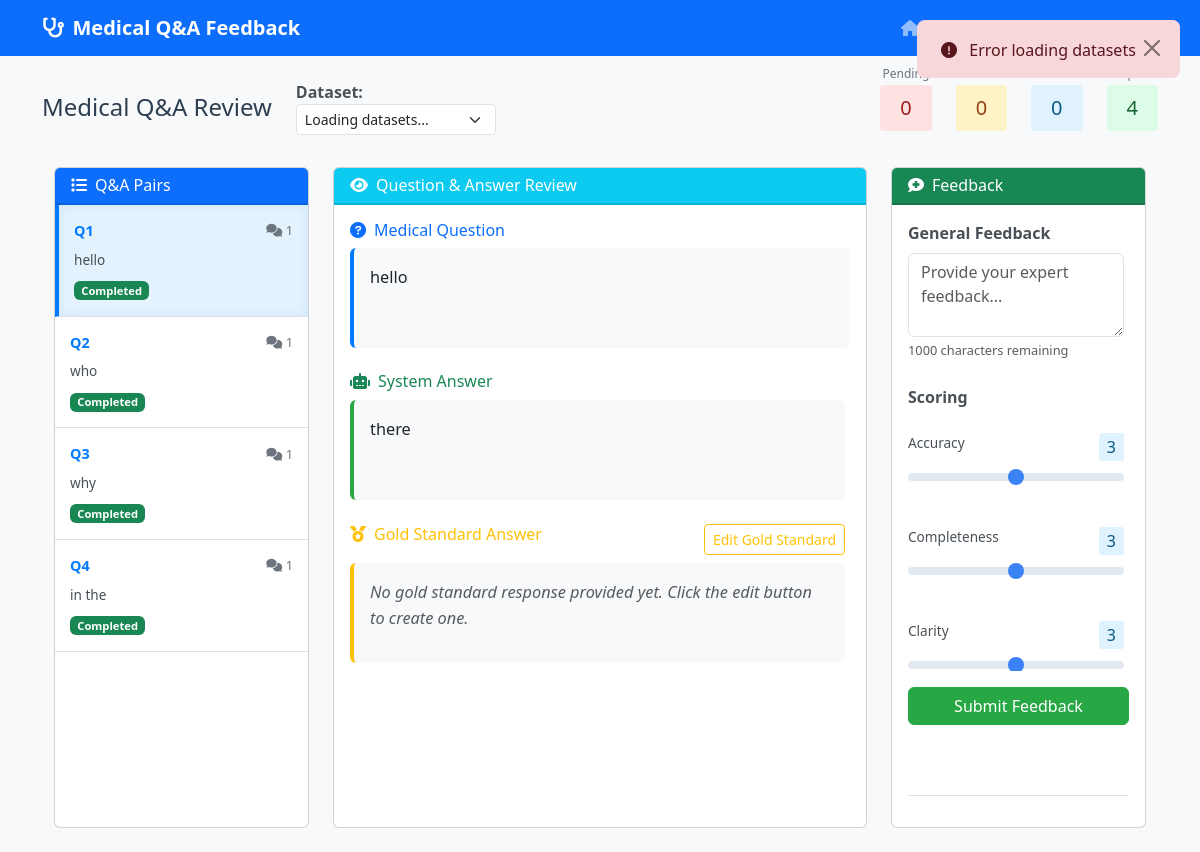
Page / (signed in) on the committed database.
### models.py (models this page shows, shortened)
class QuestionAnswerPair(db.Model):
    id = db.Column(db.Integer, primary_key=True)
    dataset_id = db.Column(db.Integer, db.ForeignKey('dataset.id'), nullable=False)
    question_text = db.Column(db.Text, nullable=False)
    system_answer_text = db.Column(db.Text, nullable=False)
    original_qa_id = db.Column(db.String(255), nullable=True)  # User-provided ID
    created_at = db.Column(db.DateTime, default=datetime.utcnow)
    feedback = db.relationship('Feedback', backref='qa_pair', lazy=True)

### routes.py (the view)
    @app.route('/')
    @app.route('/dataset/<int:dataset_id>')
    @login_required
    def index(dataset_id=None):
        user_datasets = current_user.accessible_datasets
        if not user_datasets:
            flash('You do not have access to any datasets. Please contact an administrator.', 'warning')
            return render_template('index.html', qa_pairs=[], datasets=[], current_dataset=None)
        if dataset_id is None:
            dataset_id = user_datasets[0].id
        else:
            if not current_user.has_dataset_access(dataset_id):
                flash('You do not have access to this dataset.', 'error')
                return redirect(url_for('index'))
        current_dataset = Dataset.query.get_or_404(dataset_id)
        qa_pairs = QuestionAnswerPair.query.filter_by(dataset_id=dataset_id).order_by(QuestionAnswerPair.created_at.desc()).all()
        qa_pairs_with_user_feedback = []
        for qa in qa_pairs:
            user_feedback = [f for f in qa.feedback if f.user_id == current_user.id]
            qa.user_feedback_count = len(user_feedback)
            qa.user_has_gold_standard = any(f.gold_standard_answer for f in user_feedback)
            qa_pairs_with_user_feedback.append(qa)
        return render_template('index.html', qa_pairs=qa_pairs_with_user_feedback, datasets=user_datasets, current_dataset=current_dataset)

### templates/index.html (shortened to what this page needs)
{% extends "base.html" %}
{% block content %}
<div class="row mb-3">
    <div class="col-12">
        <div class="d-flex justify-content-between align-items-center mb-3">
            <div class="d-flex align-items-center gap-4">
                <h4 class="mb-0">Medical Q&A Review</h4>
                <div class="dataset-selector">
                    <label for="dataset-select" class="form-label mb-0 me-2">Dataset:</label>
                    <select id="dataset-select" class="form-select form-select-sm" style="width: 200px;">
                        <option value="">Loading datasets...</option>
                    </select>
                </div>
            </div>
            <div class="d-flex gap-4">
                <div class="status-count status-pending" id="pending-count">0</div>
                <div class="status-count status-gold" id="gold-count">0</div>
                <div class="status-count status-feedback" id="feedback-count">0</div>
                <div class="status-count status-completed" id="completed-count">0</div>
            </div>
        </div>
    </div>
</div>
<div class="row h-100">
    <div class="col-md-3">
        <div class="card h-100">
            <div class="card-header bg-primary text-white">
                <h6 class="mb-0">
                    <i class="fas fa-list me-2"></i>Q&A Pairs
                </h6>
            </div>
            <div class="card-body p-0">
                <div class="qa-list-container">
                    {% if qa_pairs %}
                        {% for qa in qa_pairs %}
                            <div class="qa-list-item {% if loop.first %}active{% endif %}"
                                 data-qa-id="{{ qa.id }}">
                                <div class="qa-item-header">
                                    <span class="qa-number">Q{{ qa.id }}</span>
                                    <span class="feedback-count">
                                        <i class="fas fa-comments"></i> {{ qa.user_feedback_count }}
                                    </span>
                                </div>
                                <div class="qa-item-preview">
                                    {{ qa.question_text[:100] }}{% if qa.question_text|length > 100 %}...{% endif %}
                                </div>
                                <div class="qa-item-status">
                                    {% if qa.user_feedback_count > 0 and qa.user_has_gold_standard %}
                                        <span class="badge bg-success">Completed</span>
                                    {% elif qa.user_has_gold_standard %}
                                        <span class="badge bg-warning">Gold Standard</span>
                                    {% elif qa.user_feedback_count > 0 %}
                                        <span class="badge bg-info">Feedback</span>
                                    {% else %}
                                        <span class="badge bg-danger">Pending</span>
                                    {% endif %}
                                </div>
                            </div>
                        {% endfor %}
                    {% else %}
                        <div class="text-center p-4">
                            <i class="fas fa-inbox fa-2x text-muted mb-2"></i>
                            <p class="text-muted">No Q&A pairs available</p>
                        </div>
                    {% endif %}
                </div>
            </div>
        </div>
    </div>
    <div class="col-md-6">
        <div class="card h-100">
            <div class="card-header bg-info text-white">
                <h6 class="mb-0">
                    <i class="fas fa-eye me-2"></i>Question & Answer Review
                </h6>
            </div>
            <div class="card-body">
                <div id="main-content">
                    {% if qa_pairs %}
                        {% set first_qa = qa_pairs[0] %}
                        <div class="question-section mb-4">
                            <h6 class="text-primary">
                                <i class="fas fa-question-circle me-2"></i>Medical Question
                            </h6>
                            <div class="question-content p-3 bg-light rounded" id="question-display">
                                {{ first_qa.question_text }}
                            </div>
                        </div>
                        <div class="answer-section">
                            <div class="answers-container">
                                <div class="question-section mb-4">
                                    <h6 class="text-success">
                                        <i class="fas fa-robot me-2"></i>System Answer
                                    </h6>
                                    <div class="question-content p-3 bg-light rounded" id="answer-display">
                                        {{ first_qa.system_answer_text }}
                                    </div>
                                </div>
                                <div class="question-section mb-4">
                                    <div class="d-flex justify-content-between align-items-center mb-2">
                                        <h6 class="text-warning">
                                            <i class="fas fa-medal me-2"></i>Gold Standard Answer
                                        </h6>
                                        <button class="btn btn-sm btn-outline-warning" onclick="editGoldStandard()" id="edit-gold-btn">
                                            Edit Gold Standard
                                        </button>
                                    </div>
                                    <div class="question-content p-3 bg-light rounded" id="gold-standard-text">
                                        <em class="text-muted">No gold standard response provided yet. Click the edit button to create one.</em>
                                    </div>
                                </div>
                            </div>
                        </div>
                    {% else %}
                        <div class="text-center py-5">
                            <i class="fas fa-inbox fa-3x text-muted mb-3"></i>
                            <h5 class="text-muted">Select a Q&A pair to begin review</h5>
                        </div>
                    {% endif %}
                </div>
            </div>
        </div>
    </div>
    <div class="col-md-3">
        <div class="card h-100">
            <div class="card-header bg-success text-white">
                <h6 class="mb-0">
                    <i class="fas fa-comment-medical me-2"></i>Feedback
                </h6>
            </div>
            <div class="card-body">
                <form id="feedback-form">
                    <div class="feedback-content">
                        <div class="mb-4">
                            <label class="form-label">General Feedback</label>
                            <textarea class="form-control"
                                     id="text_feedback"
                                     rows="3"
                                     placeholder="Provide your expert feedback..."></textarea>
                        </div>
                        <div>
                            <label class="form-label mb-3">Scoring</label>
                            <div class="score-slider mb-3">
                                <div class="d-flex justify-content-between mb-1">
                                    <label class="form-label-sm">Accuracy</label>
                                    <span class="score-value score-3" id="accuracy_value">3</span>
                                </div>
                                <input type="range" class="form-range"
                                       id="accuracy_score" min="1" max="5" value="3"
                                       oninput="updateScoreValue(this, 'accuracy_value')">
                            </div>
                            <div class="score-slider mb-3">
                                <div class="d-flex justify-content-between mb-1">
                                    <label class="form-label-sm">Completeness</label>
                                    <span class="score-value score-3" id="completeness_value">3</span>
                                </div>
                                <input type="range" class="form-range"
                                       id="completeness_score" min="1" max="5" value="3"
                                       oninput="updateScoreValue(this, 'completeness_value')">
                            </div>
                            <div class="score-slider mb-3">
                                <div class="d-flex justify-content-between mb-1">
                                    <label class="form-label-sm">Clarity</label>
                                    <span class="score-value score-3" id="clarity_value">3</span>
                                </div>
                                <input type="range" class="form-range"
                                       id="clarity_score" min="1" max="5" value="3"
                                       oninput="updateScoreValue(this, 'clarity_value')">
                            </div>
                        </div>
                    </div>
                    <button type="submit" class="btn btn-success w-100">
                        Submit Feedback
                    </button>
                </form>
                <div id="previous-feedback" class="mt-4">
                </div>
            </div>
        </div>
    </div>
</div>
{% endblock %}

### templates/base.html (shortened to what this page needs)
<!DOCTYPE html>
<html lang="en">
<head>
    <link href="https://cdn.jsdelivr.net/npm/bootstrap@5.3.0/dist/css/bootstrap.min.css" rel="stylesheet">
    <link href="{{ url_for('static', filename='css/style.css') }}" rel="stylesheet">
    <link rel="stylesheet" href="https://cdnjs.cloudflare.com/ajax/libs/font-awesome/6.0.0/css/all.min.css">
</head>
<body>
    <nav class="navbar navbar-expand-lg navbar-dark bg-primary">
        <div class="container">
            <a class="navbar-brand" href="{{ url_for('index') }}">
                <i class="fas fa-stethoscope me-2"></i>Medical Q&A Feedback
            </a>
            <div class="collapse navbar-collapse" id="navbarNav">
                <ul class="navbar-nav ms-auto">
                    {% if current_user.is_authenticated %}
                        <li class="nav-item">
                            <a class="nav-link" href="{{ url_for('index') }}">
                                <i class="fas fa-home me-1"></i>Home
                            </a>
                        </li>
                        <li class="nav-item">
                            <a class="nav-link" href="{{ url_for('datasets') }}">
                            </a>
                        </li>
                        <li class="nav-item dropdown">
                            <a class="nav-link dropdown-toggle" href="#" id="navbarDropdown" role="button" data-bs-toggle="dropdown">
                            </a>
                        </li>
                    {% endif %}
                </ul>
            </div>
        </div>
    </nav>
    <main class="container my-4">
        {% block content %}{% endblock %}
    </main>
</body>
</html>

### rows in the picture
QuestionAnswerPair: id "1", user_feedback_count "1", question_text "hello", system_answer_text "there"
QuestionAnswerPair: id "2", user_feedback_count "1", question_text "who"
QuestionAnswerPair: id "3", user_feedback_count "1", question_text "why"
QuestionAnswerPair: id "4", user_feedback_count "1", question_text "in the"
